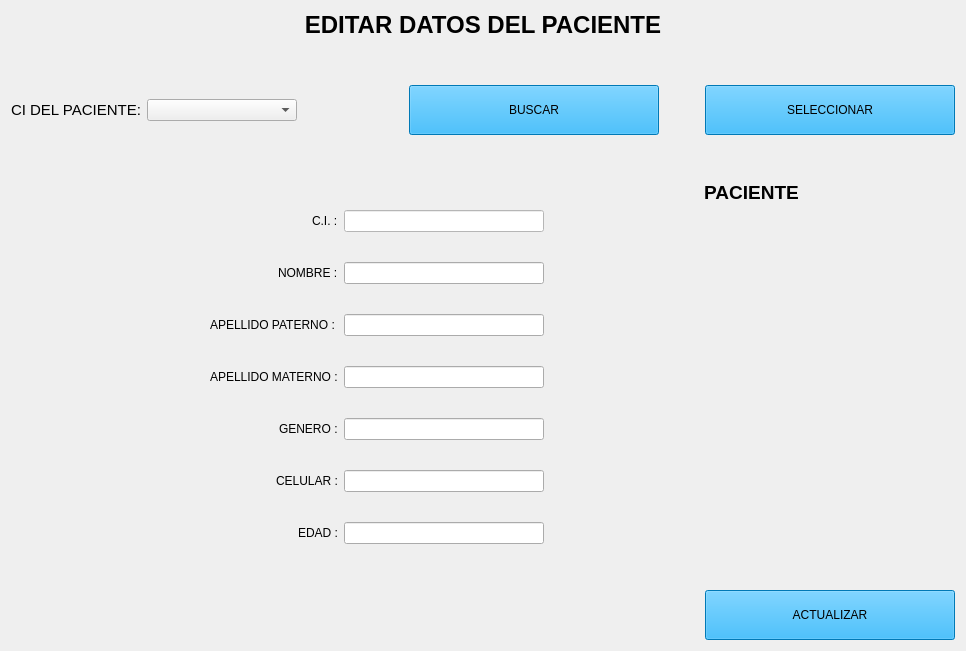
            <widget class="QWidget" name="page_tres">
             <layout class="QVBoxLayout" name="verticalLayout_6">
              <item>
               <widget class="QLabel" name="label_14">
                <property name="maximumSize">
                 <size>
                  <width>16777215</width>
                  <height>40</height>
                 </size>
                </property>
                <property name="text">
                 <string>&lt;html&gt;&lt;head/&gt;&lt;body&gt;&lt;p&gt;&lt;span style=&quot; font-size:18pt; font-weight:600;&quot;&gt;EDITAR DATOS DEL PACIENTE&lt;/span&gt;&lt;/p&gt;&lt;/body&gt;&lt;/html&gt;</string>
                </property>
                <property name="alignment">
                 <set>Qt::AlignCenter</set>
                </property>
               </widget>
              </item>
              <item>
               <spacer name="verticalSpacer_3">
                <property name="orientation">
                 <enum>Qt::Vertical</enum>
                </property>
                <property name="sizeHint" stdset="0">
                 <size>
                  <width>20</width>
                  <height>40</height>
                 </size>
                </property>
               </spacer>
              </item>
              <item>
               <layout class="QHBoxLayout" name="horizontalLayout_2">
                <item>
                 <widget class="QLabel" name="label_15">
                  <property name="maximumSize">
                   <size>
                    <width>250</width>
                    <height>30</height>
                   </size>
                  </property>
                  <property name="text">
                   <string>&lt;html&gt;&lt;head/&gt;&lt;body&gt;&lt;p&gt;&lt;span style=&quot; font-size:11pt;&quot;&gt;CI DEL PACIENTE:&lt;/span&gt;&lt;/p&gt;&lt;/body&gt;&lt;/html&gt;</string>
                  </property>
                 </widget>
                </item>
                <item>
                 <widget class="QComboBox" name="entry_ci_edit">
                  <property name="minimumSize">
                   <size>
                    <width>150</width>
                    <height>0</height>
                   </size>
                  </property>
                  <property name="maximumSize">
                   <size>
                    <width>150</width>
                    <height>16777215</height>
                   </size>
                  </property>
                 </widget>
                </item>
                <item>
                 <widget class="QLabel" name="label_18">
                  <property name="minimumSize">
                   <size>
                    <width>100</width>
                    <height>0</height>
                   </size>
                  </property>
                  <property name="maximumSize">
                   <size>
                    <width>100</width>
                    <height>16777215</height>
                   </size>
                  </property>
                  <property name="text">
                   <string/>
                  </property>
                 </widget>
                </item>
                <item>
                 <widget class="QPushButton" name="boton_buscar_editar">
                  <property name="minimumSize">
                   <size>
                    <width>250</width>
                    <height>50</height>
                   </size>
                  </property>
                  <property name="styleSheet">
                   <string notr="true">background-color:  rgb(0, 170, 255);</string>
                  </property>
                  <property name="text">
                   <string>BUSCAR</string>
                  </property>
                  <property name="icon">
                   <iconset>
                    <normaloff>icons8-búsqueda-de-propiedad-47.png</normaloff>icons8-búsqueda-de-propiedad-47.png</iconset>
                  </property>
                  <property name="iconSize">
                   <size>
                    <width>80</width>
                    <height>40</height>
                   </size>
                  </property>
                 </widget>
                </item>
                <item>
                 <spacer name="horizontalSpacer_18">
                  <property name="orientation">
                   <enum>Qt::Horizontal</enum>
                  </property>
                  <property name="sizeHint" stdset="0">
                   <size>
                    <width>40</width>
                    <height>20</height>
                   </size>
                  </property>
                 </spacer>
                </item>
                <item>
                 <widget class="QPushButton" name="boton_buscar_editar_2">
                  <property name="minimumSize">
                   <size>
                    <width>250</width>
                    <height>50</height>
                   </size>
                  </property>
                  <property name="styleSheet">
                   <string notr="true">background-color:  rgb(0, 170, 255);</string>
                  </property>
                  <property name="text">
                   <string>SELECCIONAR</string>
                  </property>
                  <property name="icon">
                   <iconset>
                    <normaloff>SELECCIONAR.png</normaloff>SELECCIONAR.png</iconset>
                  </property>
                  <property name="iconSize">
                   <size>
                    <width>50</width>
                    <height>40</height>
                   </size>
                  </property>
                 </widget>
                </item>
               </layout>
              </item>
              <item>
               <spacer name="verticalSpacer_2">
                <property name="orientation">
                 <enum>Qt::Vertical</enum>
                </property>
                <property name="sizeHint" stdset="0">
                 <size>
                  <width>20</width>
                  <height>40</height>
                 </size>
                </property>
               </spacer>
              </item>
              <item>
               <layout class="QFormLayout" name="formLayout_3">
                <item row="0" column="1">
                 <layout class="QGridLayout" name="gridLayout_5">
                  <item row="0" column="0">
                   <spacer name="horizontalSpacer_14">
                    <property name="orientation">
                     <enum>Qt::Horizontal</enum>
                    </property>
                    <property name="sizeHint" stdset="0">
                     <size>
                      <width>40</width>
                      <height>20</height>
                     </size>
                    </property>
                   </spacer>
                  </item>
                  <item row="0" column="1">
                   <layout class="QGridLayout" name="gridLayout_6">
                    <item row="1" column="0">
                     <layout class="QGridLayout" name="gridLayout_2">
                      <item row="0" column="3">
                       <spacer name="horizontalSpacer_15">
                        <property name="orientation">
                         <enum>Qt::Horizontal</enum>
                        </property>
                        <property name="sizeHint" stdset="0">
                         <size>
                          <width>40</width>
                          <height>20</height>
                         </size>
                        </property>
                       </spacer>
                      </item>
                      <item row="0" column="0">
                       <spacer name="horizontalSpacer_16">
                        <property name="orientation">
                         <enum>Qt::Horizontal</enum>
                        </property>
                        <property name="sizeHint" stdset="0">
                         <size>
                          <width>40</width>
                          <height>20</height>
                         </size>
                        </property>
                       </spacer>
                      </item>
                      <item row="0" column="2">
                       <widget class="QLabel" name="label_17">
                        <property name="text">
                         <string>&lt;html&gt;&lt;head/&gt;&lt;body&gt;&lt;p&gt;&lt;span style=&quot; font-size:14pt; font-weight:600;&quot;&gt;PACIENTE&lt;/span&gt;&lt;/p&gt;&lt;/body&gt;&lt;/html&gt;</string>
                        </property>
                        <property name="alignment">
                         <set>Qt::AlignCenter</set>
                        </property>
                       </widget>
                      </item>
                      <item row="0" column="1">
                       <widget class="QLabel" name="label_16">
                        <property name="minimumSize">
                         <size>
                          <width>55</width>
                          <height>0</height>
                         </size>
                        </property>
                        <property name="maximumSize">
                         <size>
                          <width>55</width>
                          <height>16777215</height>
                         </size>
                        </property>
                        <property name="text">
                         <string/>
                        </property>
                       </widget>
                      </item>
                     </layout>
                    </item>
                   </layout>
                  </item>
                 </layout>
                </item>
               </layout>
              </item>
              <item>
               <layout class="QHBoxLayout" name="horizontalLayout_10">
                <item>
                 <spacer name="horizontalSpacer_9">
                  <property name="orientation">
                   <enum>Qt::Horizontal</enum>
                  </property>
                  <property name="sizeHint" stdset="0">
                   <size>
                    <width>40</width>
                    <height>20</height>
                   </size>
                  </property>
                 </spacer>
                </item>
                <item>
                 <layout class="QVBoxLayout" name="verticalLayout_14">
                  <property name="spacing">
                   <number>30</number>
                  </property>
                  <item alignment="Qt::AlignRight">
                   <widget class="QLabel" name="label_21">
                    <property name="toolTip">
                     <string/>
                    </property>
                    <property name="whatsThis">
                     <string>&lt;html&gt;&lt;head/&gt;&lt;body&gt;&lt;p align=&quot;center&quot;&gt;CI:&lt;br/&gt;&lt;/p&gt;&lt;/body&gt;&lt;/html&gt;</string>
                    </property>
                    <property name="text">
                     <string>C.I. :</string>
                    </property>
                   </widget>
                  </item>
                  <item alignment="Qt::AlignRight">
                   <widget class="QLabel" name="label_22">
                    <property name="text">
                     <string>NOMBRE :</string>
                    </property>
                   </widget>
                  </item>
                  <item>
                   <widget class="QLabel" name="label_23">
                    <property name="text">
                     <string>APELLIDO PATERNO :</string>
                    </property>
                   </widget>
                  </item>
                  <item>
                   <widget class="QLabel" name="label_24">
                    <property name="text">
                     <string>APELLIDO MATERNO :</string>
                    </property>
                   </widget>
                  </item>
                  <item alignment="Qt::AlignRight">
                   <widget class="QLabel" name="label_25">
                    <property name="text">
                     <string>GENERO :</string>
                    </property>
                   </widget>
                  </item>
                  <item alignment="Qt::AlignRight">
                   <widget class="QLabel" name="label_26">
                    <property name="text">
                     <string>CELULAR :</string>
                    </property>
                   </widget>
                  </item>
                  <item alignment="Qt::AlignRight">
                   <widget class="QLabel" name="label_27">
                    <property name="text">
                     <string>EDAD :</string>
                    </property>
                   </widget>
                  </item>
                 </layout>
                </item>
                <item>
                 <layout class="QVBoxLayout" name="verticalLayout_15">
                  <property name="spacing">
                   <number>30</number>
                  </property>
                  <item>
                   <widget class="QLineEdit" name="entry_edit_ci">
                    <property name="palette">
                     <palette>
                      <active>
                       <colorrole role="WindowText">
                        <brush brushstyle="SolidPattern">
                         <color alpha="255">
                          <red>0</red>
                          <green>0</green>
                          <blue>0</blue>
                         </color>
                        </brush>
                       </colorrole>
                       <colorrole role="Button">
                        <brush brushstyle="SolidPattern">
                         <color alpha="255">
                          <red>255</red>
                          <green>255</green>
                          <blue>255</blue>
                         </color>
                        </brush>
                       </colorrole>
                       <colorrole role="Text">
                        <brush brushstyle="SolidPattern">
                         <color alpha="255">
                          <red>0</red>
                          <green>0</green>
                          <blue>0</blue>
                         </color>
                        </brush>
                       </colorrole>
                       <colorrole role="ButtonText">
                        <brush brushstyle="SolidPattern">
                         <color alpha="255">
                          <red>0</red>
                          <green>0</green>
                          <blue>0</blue>
                         </color>
                        </brush>
                       </colorrole>
                       <colorrole role="Window">
                        <brush brushstyle="SolidPattern">
                         <color alpha="255">
                          <red>255</red>
                          <green>255</green>
                          <blue>255</blue>
                         </color>
                        </brush>
                       </colorrole>
                      </active>
                      <inactive>
                       <colorrole role="WindowText">
                        <brush brushstyle="SolidPattern">
                         <color alpha="255">
                          <red>0</red>
                          <green>0</green>
                          <blue>0</blue>
                         </color>
                        </brush>
                       </colorrole>
                       <colorrole role="Button">
                        <brush brushstyle="SolidPattern">
                         <color alpha="255">
                          <red>255</red>
                          <green>255</green>
                          <blue>255</blue>
                         </color>
                        </brush>
                       </colorrole>
                       <colorrole role="Text">
                        <brush brushstyle="SolidPattern">
                         <color alpha="255">
                          <red>0</red>
                          <green>0</green>
                          <blue>0</blue>
                         </color>
                        </brush>
                       </colorrole>
                       <colorrole role="ButtonText">
                        <brush brushstyle="SolidPattern">
                         <color alpha="255">
                          <red>0</red>
                          <green>0</green>
                          <blue>0</blue>
                         </color>
                        </brush>
                       </colorrole>
                       <colorrole role="Window">
                        <brush brushstyle="SolidPattern">
                         <color alpha="255">
                          <red>255</red>
                          <green>255</green>
                          <blue>255</blue>
                         </color>
                        </brush>
                       </colorrole>
                      </inactive>
                      <disabled>
                       <colorrole role="WindowText">
                        <brush brushstyle="SolidPattern">
                         <color alpha="255">
                          <red>0</red>
                          <green>0</green>
                          <blue>0</blue>
                         </color>
                        </brush>
                       </colorrole>
                       <colorrole role="Button">
                        <brush brushstyle="SolidPattern">
                         <color alpha="255">
                          <red>255</red>
                          <green>255</green>
                          <blue>255</blue>
                         </color>
                        </brush>
                       </colorrole>
                       <colorrole role="Text">
                        <brush brushstyle="SolidPattern">
                         <color alpha="255">
                          <red>0</red>
                          <green>0</green>
                          <blue>0</blue>
                         </color>
                        </brush>
                       </colorrole>
                       <colorrole role="ButtonText">
                        <brush brushstyle="SolidPattern">
                         <color alpha="255">
                          <red>0</red>
                          <green>0</green>
                          <blue>0</blue>
                         </color>
                        </brush>
                       </colorrole>
                       <colorrole role="Window">
                        <brush brushstyle="SolidPattern">
                         <color alpha="255">
                          <red>255</red>
                          <green>255</green>
                          <blue>255</blue>
                         </color>
                        </brush>
                       </colorrole>
                      </disabled>
                     </palette>
                    </property>
                    <property name="styleSheet">
                     <string notr="true">color: rgb(0, 0, 0);</string>
                    </property>
                   </widget>
                  </item>
                  <item>
                   <widget class="QLineEdit" name="entry_edit_nombre">
                    <property name="styleSheet">
                     <string notr="true">color: rgb(0, 0, 0);</string>
                    </property>
                   </widget>
                  </item>
                  <item>
                   <widget class="QLineEdit" name="entry_edit_apellido_paterno">
                    <property name="styleSheet">
                     <string notr="true">color: rgb(0, 0, 0);</string>
                    </property>
                   </widget>
                  </item>
                  <item>
                   <widget class="QLineEdit" name="entry_edit_apellido_materno">
                    <property name="styleSheet">
                     <string notr="true">color: rgb(0, 0, 0);</string>
                    </property>
                   </widget>
                  </item>
                  <item>
                   <widget class="QLineEdit" name="entry_edit_genero">
                    <property name="styleSheet">
                     <string notr="true">color: rgb(0, 0, 0);</string>
                    </property>
                   </widget>
                  </item>
                  <item>
                   <widget class="QLineEdit" name="entry_edit_celular">
                    <property name="styleSheet">
                     <string notr="true">color: rgb(0, 0, 0);</string>
                    </property>
                   </widget>
                  </item>
                  <item>
                   <widget class="QLineEdit" name="entry_edit_edad">
                    <property name="styleSheet">
                     <string notr="true">color: rgb(0, 0, 0);</string>
                    </property>
                   </widget>
                  </item>
                 </layout>
                </item>
                <item>
                 <spacer name="horizontalSpacer_10">
                  <property name="orientation">
                   <enum>Qt::Horizontal</enum>
                  </property>
                  <property name="sizeHint" stdset="0">
                   <size>
                    <width>40</width>
                    <height>20</height>
                   </size>
                  </property>
                 </spacer>
                </item>
                <item>
                 <widget class="QLabel" name="label_28">
                  <property name="text">
                   <string/>
                  </property>
                  <property name="pixmap">
                   <pixmap>PACIENTE1.png</pixmap>
                  </property>
                  <property name="scaledContents">
                   <bool>true</bool>
                  </property>
                 </widget>
                </item>
                <item>
                 <spacer name="horizontalSpacer_11">
                  <property name="orientation">
                   <enum>Qt::Horizontal</enum>
                  </property>
                  <property name="sizeHint" stdset="0">
                   <size>
                    <width>40</width>
                    <height>20</height>
                   </size>
                  </property>
                 </spacer>
                </item>
               </layout>
              </item>
              <item>
               <spacer name="verticalSpacer">
                <property name="orientation">
                 <enum>Qt::Vertical</enum>
                </property>
                <property name="sizeHint" stdset="0">
                 <size>
                  <width>20</width>
                  <height>40</height>
                 </size>
                </property>
               </spacer>
              </item>
              <item>
               <layout class="QHBoxLayout" name="horizontalLayout_7">
                <item>
                 <widget class="QLabel" name="label_datos_actualizados">
                  <property name="minimumSize">
                   <size>
                    <width>120</width>
                    <height>30</height>
                   </size>
                  </property>
                  <property name="text">
                   <string/>
                  </property>
                 </widget>
                </item>
                <item>
                 <spacer name="horizontalSpacer_8">
                  <property name="orientation">
                   <enum>Qt::Horizontal</enum>
                  </property>
                  <property name="sizeHint" stdset="0">
                   <size>
                    <width>40</width>
                    <height>20</height>
                   </size>
                  </property>
                 </spacer>
                </item>
                <item>
                 <widget class="QPushButton" name="boton_actualizar_datos">
                  <property name="minimumSize">
                   <size>
                    <width>250</width>
                    <height>50</height>
                   </size>
                  </property>
                  <property name="styleSheet">
                   <string notr="true">background-color:  rgb(0, 170, 255);</string>
                  </property>
                  <property name="text">
                   <string>ACTUALIZAR</string>
                  </property>
                  <property name="icon">
                   <iconset>
                    <normaloff>imagenes/atras.png</normaloff>imagenes/atras.png</iconset>
                  </property>
                  <property name="iconSize">
                   <size>
                    <width>40</width>
                    <height>40</height>
                   </size>
                  </property>
                 </widget>
                </item>
               </layout>
              </item>
             </layout>
            </widget>
